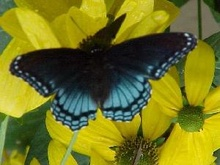
%> input picture sift/image_0058.jpg, 220 x 165 px, shrunk from 300 x 225 before the run
$ octave --eval "result = loop(imread('image_0058.jpg'));"   (GNU Octave 9; MATLAB toolbox functions it lacks are replaced by stand-ins)
%> lines starting %> are read from the running program, lines starting %| are printed output that depends on the picture
% Demo: A simple 3x3 LOOP (local oriented optimal pattern) code.
% Cite: T. Chakraborti, B. McCane, S. Mills, and U. Pal, "LOOP: Descriptor:
% Encoding Repeated Local Patternsfor Fine-grained Visual Identification of
% Lepidoptera", arXiv:1710.09317.

function H=loop(I)


I=im2double(I); %convert to double
if size(I,3)==3
    I=rgb2gray(I); %convert to grayscale if rgb
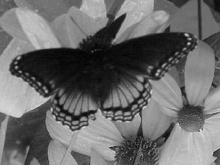
%> I: size 165x220 double; min 0.00117, max 0.869, mean 0.419
end

figure;
% imshow(I); %display grayscale image

[m,n]=size(I); %get the size of image
%> m = 165; n = 220

%initialise variable
x=zeros(8,1);
y=zeros(8,1);
b=zeros(m,n);

%Kirsch masks
msk=zeros(3,3,8); %east, north-east, north, north-west, west, south-west, south, south-east
msk(:,:,1)=[-3 -3 5; -3 0 5; -3 -3 5]; %east
msk(:,:,2)=[-3 5 5; -3 0 5; -3 -3 -3]; %north-east
msk(:,:,3)=[5 5 5; -3 0 -3; -3 -3 -3]; %north
msk(:,:,4)=[5 5 -3; 5 0 -3; -3 -3 -3]; %north-west
msk(:,:,5)=[5 -3 -3; 5 0 -3; 5 -3 -3]; %west
msk(:,:,6)=[-3 -3 -3; 5 0 -3; 5 5 -3]; %south-west
msk(:,:,7)=[-3 -3 -3; -3 0 -3; 5 5 5]; %south
msk(:,:,8)=[-3 -3 -3; -3 0 5; -3 5 5]; %south-east

%LOOP calculation
for i=2:m-1
    for j=2:n-1
        t=1;
            for k=-1:1
                for l=-1:1
                    if (k~=0)||(l~=0)
                         if (I(i+k,j+l)-I(i,j)<0) %threshold to generate bit
                            x(t)=0;
                         else
                            x(t)=1;
                         end
                         y(t)=I(i+k,j+l)*msk(2+k,2+l,t); %apply Kirsch masks
                         t=t+1;
                    end
                end
            end

 [p q]= sort(y);     %sort mask output and assign 1 to the highest 3, rest 0

 for t=1:8
     b(i,j)=b(i,j)+((2^(q(t)-1))*x(t)); %decimal to binary conversion
 end


    end
end
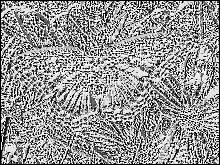
%> b: size 165x220 double; min 0, max 255, mean 147.6
%> after the loop, x = [0; 0; 1; 0; 1; 0; 0; 1]; y = [-0.99; 1.77; 1.94; 1.88; -1.24; 1.91; 1.88; 1.98]

b=uint8(b); %convert decimal 2-d matrix to image
%> b: size 165x220 uint8
% figure;
% imshow(b);  %display LBP image


%LDP Histogram
H=imhist(b); %find histogram
%> H = 256 values, max 2518 at index 1, min 1 at index 157, mean 141.8
%> `result = loop(imread('image_0058.jpg'));`: result has the same summary as H in loop
% figure;
% bar(H); %display histogram

end
%%--------------------------------------------------------------%%
